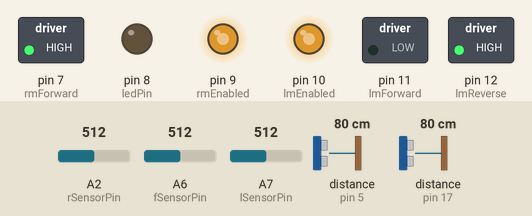
Simulated run of this sketch. Board: Arduino Nano, built with avr-gcc and run on an emulated ATmega328P. Shown: switched loads named in the sketch (green lamp = pin HIGH), output pins drawn as LEDs (lit = HIGH). Inputs (shaded band) come from the test bench; at power-on: A2 (rSensorPin) = 512, A6 (fSensorPin) = 512, A7 (lSensorPin) = 512, distance to the obstacle (sensors on pin 5, pin 17) 80 cm. The echo pulse lasts 58.3 µs per cm. At 7.3 s the program stops and its outputs stay as they are.

Above: at 1.2 s.
1.3 s: A2 (rSensorPin) set to 306
At 6.2 s:
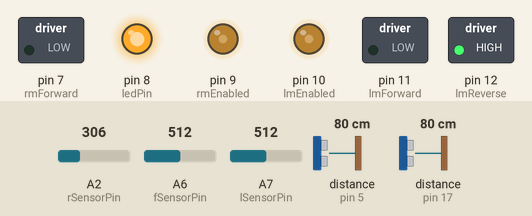
At 8.2 s:
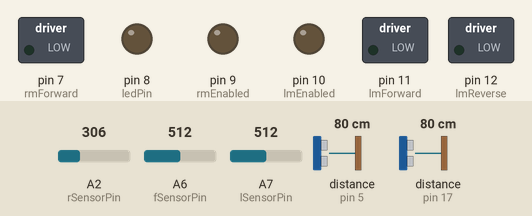
Timing chart, 0 to 8.8 s (numbered marks = the images above; inputs shaded):
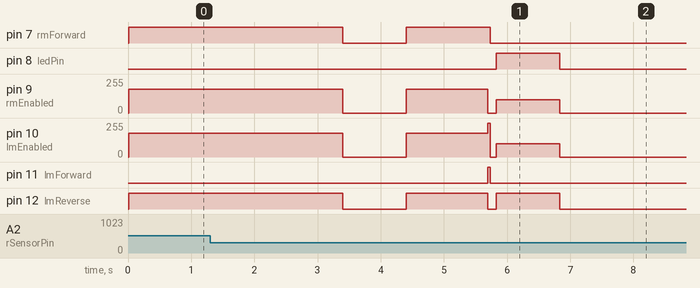

The sketch:

followthelight.ino
```cpp
#include <NewPing.h>

#define fTRIGGER_PIN  4  // Arduino pin tied to trigger pin on the ultrasonic sensor.
#define fECHO_PIN     5  // Arduino pin tied to echo pin on the ultrasonic sensor.
#define MAX_DISTANCE 200 // Maximum distance we want to ping for (in centimeters). Maximum sensor distance is rated at 400-500cm.
#define bTRIGGER_PIN  13 // Arduino bottom trigger pin
#define bECHO_PIN     17 // Arduino bottom echo pin

NewPing fSonar(fTRIGGER_PIN, fECHO_PIN, MAX_DISTANCE); // NewPing setup of pins and maximum distance.
NewPing bSonar(bTRIGGER_PIN, bECHO_PIN, MAX_DISTANCE);

int fSensorPin = A6;    // select the input pin for the potentiometer
int lSensorPin = A7;
int rSensorPin = A2;
int ledPin = 8;      // select the pin for the LED
int fSensorVal = 0;
int lSensorVal = 0;
int rSensorVal = 0;
int rmForward = 7;
int rmReverse = 8;
int rmEnabled = 9;
int lmForward = 11;
int lmReverse = 12;
int lmEnabled = 10;
int fPingDis = 0;
int bPingDis = 0;
int brightestValue = 2000;
int startMilli = 0;
int endMilli = 0;
int originalSensorVal = 50;
const int leftFeedback = 2;
const int rightFeedback = 3;
volatile int leftcounter = 0;
volatile int rightcounter = 0;

void setup() {
  // declare the ledPin as an OUTPUT:
  pinMode(ledPin, OUTPUT);
  Serial.begin(115200);
  pinMode(rmForward, OUTPUT);
  pinMode(rmReverse, OUTPUT);
  pinMode(rmEnabled, OUTPUT);
  pinMode(lmForward, OUTPUT);
  pinMode(lmReverse, OUTPUT);
  pinMode(lmEnabled, OUTPUT);
  pinMode(2, INPUT);
  pinMode(3, INPUT);
  fSonar.ping_cm();
  bSonar.ping_cm();
}

void cancel(){
  digitalWrite(rmForward, LOW);
  digitalWrite(lmForward, LOW);
  digitalWrite(rmReverse, LOW);
  digitalWrite(lmReverse, LOW);
  digitalWrite(rmEnabled, LOW);
  digitalWrite(lmEnabled, LOW);
}

void speedSteering(int lSpeed, int rSpeed, bool lForward, bool rForward){
  // left motor controls
  if (lForward){
    digitalWrite(lmForward, HIGH);
    digitalWrite(lmReverse, LOW);
  }
  else
  {
    digitalWrite(lmForward, LOW);
    digitalWrite(lmReverse, HIGH);
  }
  // right motor controls
  if (rForward){
    digitalWrite(rmForward, HIGH);
    digitalWrite(rmReverse, LOW);
  }
  else
  {
    digitalWrite(rmForward, LOW);
    digitalWrite(rmReverse, HIGH);
  }

  analogWrite(rmEnabled, rSpeed);
  analogWrite(lmEnabled, lSpeed);
}


void loop() {
  speedSteering(180, 180, false, true);
  startMilli = millis();
  while(millis() <= 3400){
    fSensorVal = analogRead(fSensorPin);
    rSensorVal = analogRead(rSensorPin);
    lSensorVal = analogRead(lSensorPin);

    if (lSensorVal < brightestValue){
      brightestValue = lSensorVal;
      endMilli = millis();
    }

    if (rSensorVal < brightestValue){
      brightestValue = rSensorVal;
      endMilli = millis();
    }

    if (fSensorVal < brightestValue){
      brightestValue = fSensorVal;
      endMilli = millis();
    }
  }
  cancel();
  delay(1000);
  speedSteering(180, 180, false, true);
  delay((endMilli - startMilli));
  speedSteering(150, 150, true, true);
  while(true){
    fSensorVal = analogRead(fSensorPin);
    rSensorVal = analogRead(rSensorPin);
    lSensorVal = analogRead(lSensorPin);
    if ((lSensorVal < fSensorVal) and (lSensorVal < rSensorVal)){
      speedSteering(0, 255, true, true);
    }
    else if ((fSensorVal < lSensorVal) and (fSensorVal < rSensorVal)){
      speedSteering(100, 100, true, true);
    }
    else if ((rSensorVal < lSensorVal) and (rSensorVal < fSensorVal)){
      speedSteering(255, 0, true, true);
    }
    bPingDis = bSonar.ping_cm();
    delay(35); // Wait 50ms between pings (about 20 pings/sec). 29ms should be the shortest delay between pings.


    if (bPingDis > 14){
      cancel();
      delay(100);
      speedSteering(100, 100, false, false);
      delay(1000);
      cancel();
      delay(500);
      exit(0);
    }
  }
}

void collisionSteering() {
  while(true){
    speedSteering(170, 170, true, true);
    delay(50);                // Wait 50ms between pings (about 20 pings/sec). 29ms should be the shortest delay between pings.
    fPingDis = fSonar.ping_cm();
    Serial.print("Ping: ");
    Serial.print(fPingDis); // Send ping, get distance in cm and print result (0 = outside set distance range)
    Serial.println("cm");

    if (fPingDis > 0 and fPingDis <= 12){
      cancel();
      delay(250);
      exit(0);
    }
  }
}
```
